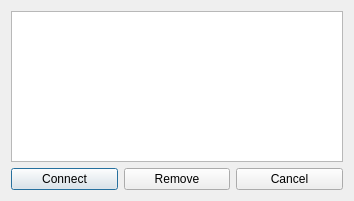
<?xml version="1.0" encoding="UTF-8"?>
<ui version="4.0">
 <class>dialog_layout</class>
 <widget class="QDialog" name="dialog_layout">
  <property name="geometry">
   <rect>
    <x>0</x>
    <y>0</y>
    <width>354</width>
    <height>201</height>
   </rect>
  </property>
  <property name="minimumSize">
   <size>
    <width>354</width>
    <height>201</height>
   </size>
  </property>
  <property name="maximumSize">
   <size>
    <width>354</width>
    <height>201</height>
   </size>
  </property>
  <property name="windowTitle">
   <string>Select server</string>
  </property>
  <layout class="QVBoxLayout" name="verticalLayout">
   <item>
    <widget class="QListWidget" name="server_list"/>
   </item>
   <item>
    <layout class="QHBoxLayout" name="buttons_layout">
     <item>
      <widget class="QPushButton" name="connect_btn">
       <property name="text">
        <string>Connect</string>
       </property>
      </widget>
     </item>
     <item>
      <widget class="QPushButton" name="remove_btn">
       <property name="text">
        <string>Remove</string>
       </property>
      </widget>
     </item>
     <item>
      <widget class="QPushButton" name="cancel_btn">
       <property name="text">
        <string>Cancel</string>
       </property>
      </widget>
     </item>
    </layout>
   </item>
  </layout>
 </widget>
 <resources/>
 <connections/>
</ui>
